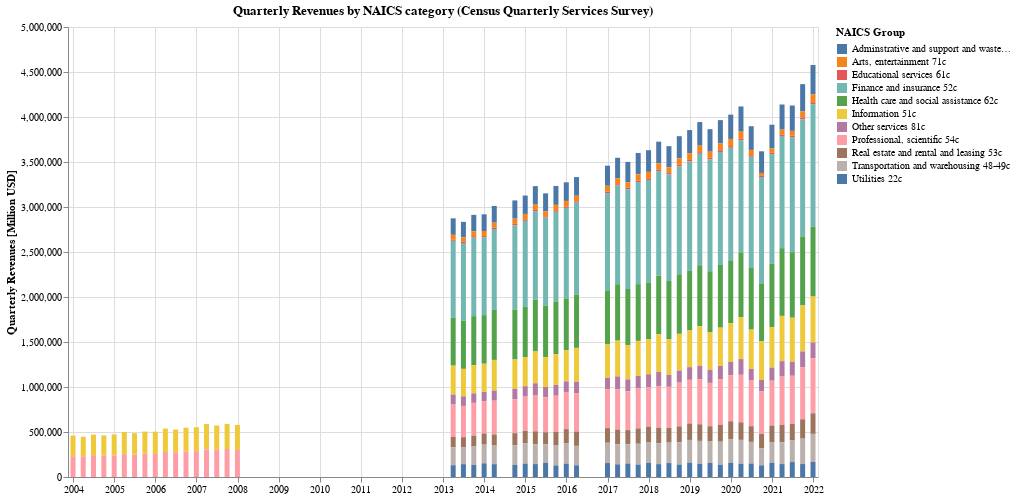

The code cell stored with this chart in its notebook:
### Markdown cell above
### What proportion of total reported revenues is each industry?

### Code cell
alt.Chart(categories_agg).mark_bar().encode(
    alt.X('dt:T', axis=alt.Axis(title=None)),
    alt.Y('value:Q', axis=alt.Axis(title='Quarterly Revenues [Million USD]')),
    alt.Color('variable:N', title="NAICS Group"),
    tooltip=[alt.Tooltip('dt:T', format="%b %Y"), alt.Tooltip('variable:N'), alt.Tooltip('value:Q', format="$,d")]
).properties(
    title="Quarterly Revenues by NAICS category (Census Quarterly Services Survey)",
    background="white",
    width=750,
    height=450
)

### Figure 1 — Vega-Lite specification as saved in the notebook (floating-point values rounded to 4 significant figures; data arrays with more than 128 entries replaced by an {"elided": "..."} marker saying what was removed)
{"config": {"view": {"continuousWidth": 400, "continuousHeight": 300}}, "data": {"name": "data-98fd6f781812ff000d01316854e3654f"}, "mark": "bar", "background": "white", "encoding": {"color": {"field": "variable", "title": "NAICS Group", "type": "nominal"}, "tooltip": [{"field": "dt", "format": "%b %Y", "type": "temporal"}, {"field": "variable", "type": "nominal"}, {"field": "value", "format": "$,d", "type": "quantitative"}], "x": {"axis": {"title": null}, "field": "dt", "type": "temporal"}, "y": {"axis": {"title": "Quarterly Revenues [Million USD]"}, "field": "value", "type": "quantitative"}}, "height": 450, "title": "Quarterly Revenues by NAICS category (Census Quarterly Services Survey)", "width": 750, "$schema": "https://vega.github.io/schema/vega-lite/v4.17.0.json", "datasets": {"data-98fd6f781812ff000d01316854e3654f": {"elided": "550 records"}}}
